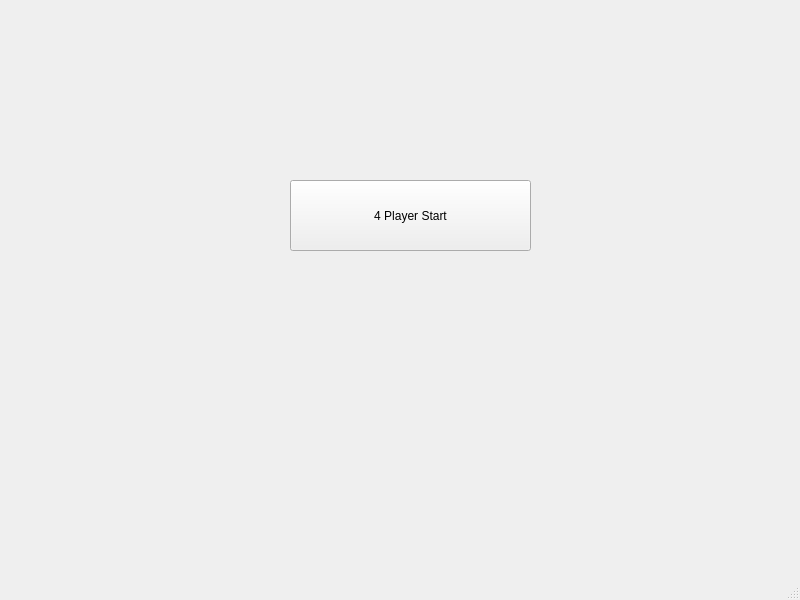
<?xml version="1.0" encoding="UTF-8"?>
<ui version="4.0">
 <class>MainWindow</class>
 <widget class="QMainWindow" name="MainWindow">
  <property name="geometry">
   <rect>
    <x>0</x>
    <y>0</y>
    <width>800</width>
    <height>600</height>
   </rect>
  </property>
  <property name="windowTitle">
   <string>MainWindow</string>
  </property>
  <widget class="QWidget" name="centralwidget">
   <widget class="QPushButton" name="fourPlayerStart">
    <property name="geometry">
     <rect>
      <x>290</x>
      <y>180</y>
      <width>241</width>
      <height>71</height>
     </rect>
    </property>
    <property name="text">
     <string>4 Player Start</string>
    </property>
   </widget>
  </widget>
  <widget class="QMenuBar" name="menubar">
   <property name="geometry">
    <rect>
     <x>0</x>
     <y>0</y>
     <width>800</width>
     <height>25</height>
    </rect>
   </property>
  </widget>
  <widget class="QStatusBar" name="statusbar"/>
 </widget>
 <resources/>
 <connections/>
</ui>
